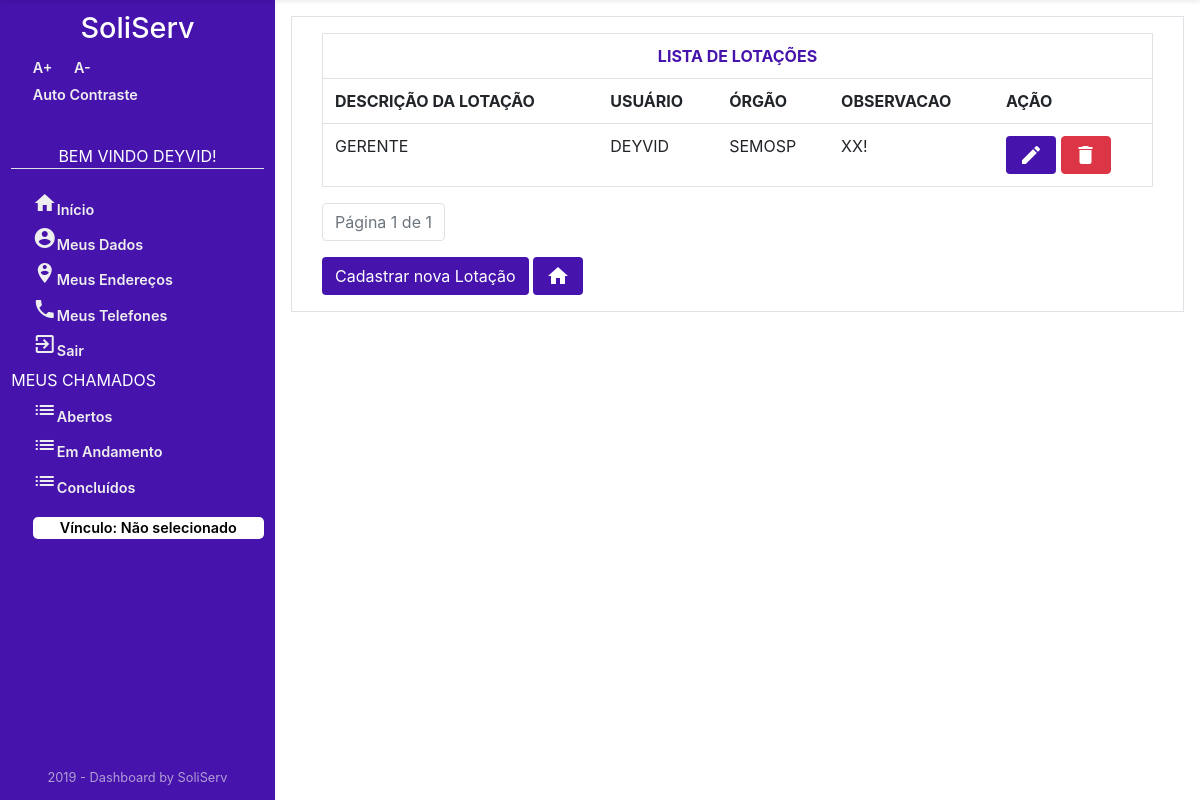
Page /Orgao/listarLotacoes/ (signed in) on the earlier database version.
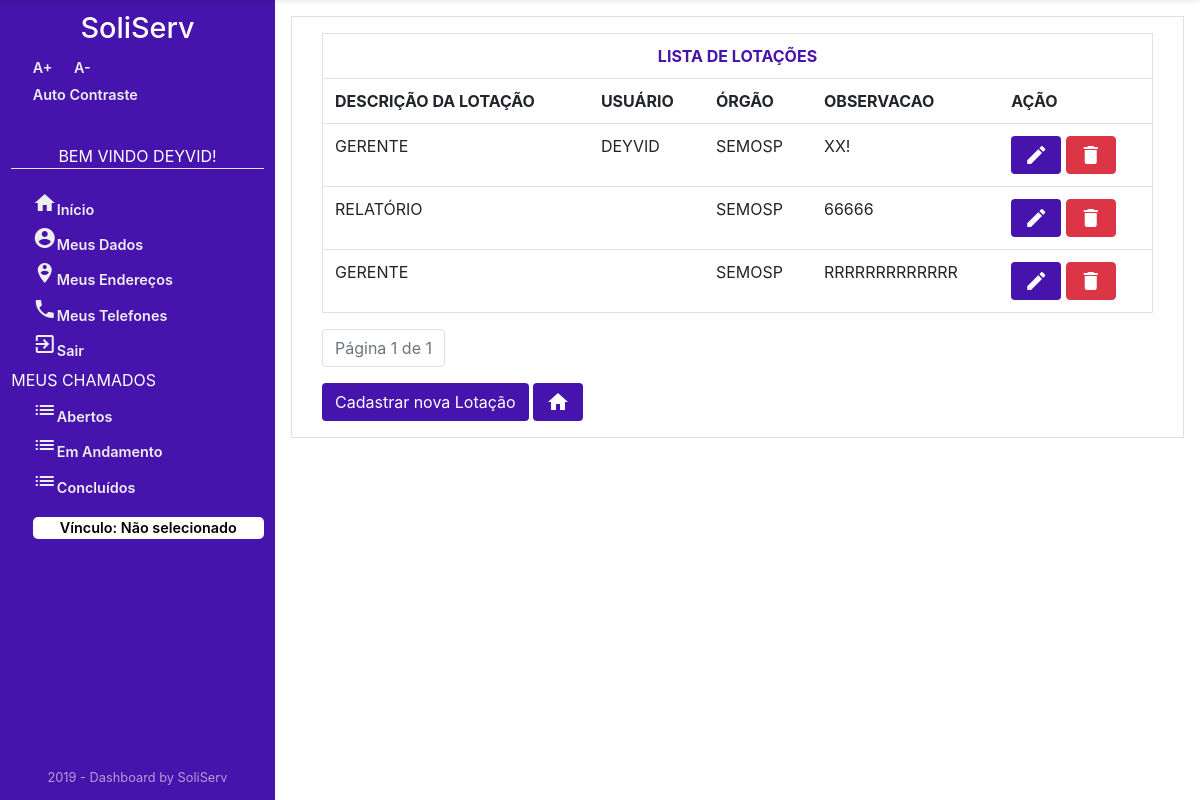
Same page on the later database version.
### Orgao/models.py (models this page shows, shortened)
class Lotacao(models.Model):
    observacao = models.CharField('OBSERVAÇÃO', max_length=45)
    idTipoLotacao = models.ForeignKey(
        TipoLotacao, on_delete=models.CASCADE, verbose_name="TIPO LOTAÇÃO")
    idUsuario = models.ForeignKey(
        User, on_delete=models.CASCADE, verbose_name="USUÁRIO")
    idOrgao = models.ForeignKey(
        Orgao, on_delete=models.CASCADE, verbose_name="ÓRGÃO")
    class Meta:
        verbose_name = "Lotacao"
        verbose_name_plural = "Lotacao"

class TipoLotacao(models.Model):
    descricao = models.CharField('DESCRIÇÃO', max_length=45)
    class Meta:
        verbose_name = "TipoLotacao"
        verbose_name_plural = "TiposLotacao"

class Orgao(models.Model):
    nomeOrgao = models.CharField('NOME ORGÃO', max_length=45)
    descricao = models.CharField('DESCRIÇÃO', max_length=100)
    emailOrgao = models.CharField('EMAIL ORGÃO', max_length=45)
    nomeResponsavelOrgao = models.CharField(
        'RESPONSÁVEL PELO ÓRGÃO', max_length=45)
    enderecoOrgao = models.CharField(
        'ENDERECO ORGÃO', max_length=45, default="")
    telefoneOrgao = models.IntegerField('TELEFONE ORGÃO')
    class Meta:
        verbose_name = "Orgao"
        verbose_name_plural = "Orgao"

### Orgao/views.py (the view)
# urls.py: path('listarLotacoes/', views.LotacaoList, name='lista_lotacao'),
def LotacaoList(request):
    if not request.user.is_authenticated:
        return render(request, 'Usuario/acessoNegado.html')
    else:
        lotacao_list = Lotacao.objects.all()
        paginator = Paginator(lotacao_list, 6)
        page = request.GET.get('page')
        lotacao_list = paginator.get_page(page)
        context = {'lotacao_list': lotacao_list}
        if not request.user.is_authenticated:
            return render(request, 'Usuario/acessoNegado.html')
        else:
            return render(request, 'Orgao/lotacaoList.html', context)

### Orgao/templates/Orgao/lotacaoList.html (shortened to what this page needs)
{% extends "sistemaDeGestaoDeServicosPublicos/index1.html" %}
{% block centro %}
<main id="Orgao" class="container border">
    <div class="container">
        {% block centroOrgao %}
        <form style="overflow-x: auto;">
            {% if lotacao_list %}
            <table class="table border mt-3">
                <tr>
                    <th colspan="6" class="text-center" style="color: #4613ac; text-transform: uppercase">Lista de
                        Lotações
                    </th>
                </tr>
                <tr>
                    <th>DESCRIÇÃO DA LOTAÇÃO</th>
                    <th>USUÁRIO</th>
                    <th>ÓRGÃO</th>
                    <th>OBSERVACAO</th>
                    <th>AÇÃO</th>
                </tr>
                {% for lotacao in lotacao_list %}
                <tr style="text-transform: uppercase">
                    <td>
                        <a>
                            {{lotacao.idTipoLotacao.descricao}}
                        </a>
                    </td>
                    <td>{{lotacao.idUsuario.first_name}}</td>
                    <td>{{lotacao.idOrgao.nomeOrgao}}</td>
                    <td>{{lotacao.observacao}}</td>
                    <td>
                            <a  href="{% url 'Orgao:lotacao_atualizar' lotacao.id %}" class="btn" style="background: #4613ac; color: white;" title="Editar Lotação">
                                    <i class="material-icons">edit</i>
                            </a>
                        <a  href="{% url 'Orgao:lotacao_deletar' lotacao.id %}" class="btn btn-danger" style="color: white;"title="Excluir Lotação">
                                <i class="material-icons">delete</i>
                        </a>
                    </td>
                </tr>
                {% endfor %}
                {% else %}
                <div class="alert alert-danger mt-3">
                    Não há Dados Cadastrados!
                </div>
                {% endif %}
            </table>
        </form>
        <nav aria-label="text-left pagination  ">
            <ul class="pagination ">
                <li class="page-item disabled">
                    <a class="page-link" href="#">
                        Página {{ lotacao_list.number }} de
                        {{ lotacao_list.paginator.num_pages }}
                    </a>
                </li>
            </ul>
        </nav>
        <a class="btn  mb-3" href="{% url 'Orgao:cadastro_Lotacao'%}" style="background: #4613ac; color: white;"
            title="cadastrar nova Lotação">
            Cadastrar nova Lotação
        </a>
        <a class="btn  mb-3" href="{% url 'Orgao:orgao_index'%}" style="background: #4613ac; color: white;"
            title="Voltar a HomePage">
            <i class="material-icons">home</i>
        </a>
</main>
{% endblock %}
</div>
{% endblock %}

Differences in the rows shown:
added Lotacao: idTipoLotacao.descricao "RELATÓRIO", idOrgao.nomeOrgao "SEMOSP", observacao "66666"
added Lotacao: idTipoLotacao.descricao "GERENTE", idOrgao.nomeOrgao "SEMOSP", observacao "RRRRRRRRRRRRR"
